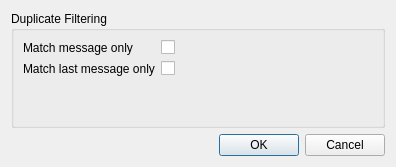
<?xml version="1.0" encoding="UTF-8"?>
<ui version="4.0">
 <class>PagerDemodFilterDialog</class>
 <widget class="QDialog" name="PagerDemodFilterDialog">
  <property name="geometry">
   <rect>
    <x>0</x>
    <y>0</y>
    <width>396</width>
    <height>167</height>
   </rect>
  </property>
  <property name="font">
   <font>
    <family>Liberation Sans</family>
    <pointsize>9</pointsize>
   </font>
  </property>
  <property name="contextMenuPolicy">
   <enum>Qt::ContextMenuPolicy::PreventContextMenu</enum>
  </property>
  <property name="windowTitle">
   <string>Duplicate Filtering</string>
  </property>
  <layout class="QVBoxLayout" name="verticalLayout">
   <item>
    <widget class="QGroupBox" name="groupBox">
     <property name="title">
      <string>Duplicate Filtering</string>
     </property>
     <layout class="QFormLayout" name="formLayout">
      <item row="0" column="0">
       <widget class="QLabel" name="matchMessageOnlyLabel">
        <property name="text">
         <string>Match message only</string>
        </property>
       </widget>
      </item>
      <item row="0" column="1">
       <widget class="QCheckBox" name="matchMessageOnly">
        <property name="toolTip">
         <string>Whether both the address and message must match or only the message to be considered a duplicate</string>
        </property>
        <property name="text">
         <string/>
        </property>
       </widget>
      </item>
      <item row="1" column="0">
       <widget class="QLabel" name="matchLastOnlyLabel">
        <property name="text">
         <string>Match last message only</string>
        </property>
       </widget>
      </item>
      <item row="1" column="1">
       <widget class="QCheckBox" name="matchLastOnly">
        <property name="toolTip">
         <string>Whether to match with only the last message or any message in the table</string>
        </property>
        <property name="text">
         <string/>
        </property>
       </widget>
      </item>
     </layout>
    </widget>
   </item>
   <item>
    <widget class="QDialogButtonBox" name="buttonBox">
     <property name="orientation">
      <enum>Qt::Orientation::Horizontal</enum>
     </property>
     <property name="standardButtons">
      <set>QDialogButtonBox::StandardButton::Cancel|QDialogButtonBox::StandardButton::Ok</set>
     </property>
    </widget>
   </item>
  </layout>
 </widget>
 <resources>
  <include location="../../../sdrgui/resources/res.qrc"/>
 </resources>
 <connections>
  <connection>
   <sender>buttonBox</sender>
   <signal>accepted()</signal>
   <receiver>PagerDemodFilterDialog</receiver>
   <slot>accept()</slot>
   <hints>
    <hint type="sourcelabel">
     <x>248</x>
     <y>254</y>
    </hint>
    <hint type="destinationlabel">
     <x>157</x>
     <y>274</y>
    </hint>
   </hints>
  </connection>
  <connection>
   <sender>buttonBox</sender>
   <signal>rejected()</signal>
   <receiver>PagerDemodFilterDialog</receiver>
   <slot>reject()</slot>
   <hints>
    <hint type="sourcelabel">
     <x>316</x>
     <y>260</y>
    </hint>
    <hint type="destinationlabel">
     <x>286</x>
     <y>274</y>
    </hint>
   </hints>
  </connection>
 </connections>
</ui>
